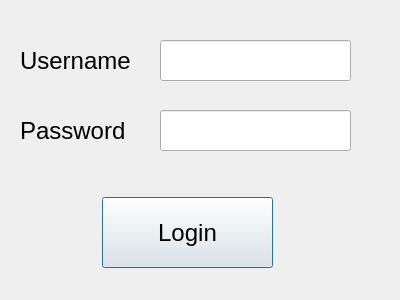
<?xml version="1.0" encoding="UTF-8"?>
<ui version="4.0">
 <class>Dialog_signUp</class>
 <widget class="QDialog" name="Dialog_signUp">
  <property name="geometry">
   <rect>
    <x>0</x>
    <y>0</y>
    <width>400</width>
    <height>300</height>
   </rect>
  </property>
  <property name="windowTitle">
   <string>Login</string>
  </property>
  <property name="styleSheet">
   <string notr="true"/>
  </property>
  <widget class="QPushButton" name="pushButton">
   <property name="geometry">
    <rect>
     <x>102</x>
     <y>197</y>
     <width>171</width>
     <height>71</height>
    </rect>
   </property>
   <property name="styleSheet">
    <string notr="true">
font-size:24px;
</string>
   </property>
   <property name="text">
    <string>Login</string>
   </property>
  </widget>
  <widget class="QLabel" name="label">
   <property name="geometry">
    <rect>
     <x>20</x>
     <y>40</y>
     <width>121</width>
     <height>41</height>
    </rect>
   </property>
   <property name="styleSheet">
    <string notr="true">
font-size:24px;
</string>
   </property>
   <property name="text">
    <string>Username</string>
   </property>
  </widget>
  <widget class="QLabel" name="label_2">
   <property name="geometry">
    <rect>
     <x>20</x>
     <y>110</y>
     <width>111</width>
     <height>41</height>
    </rect>
   </property>
   <property name="styleSheet">
    <string notr="true">
font-size:24px;
</string>
   </property>
   <property name="text">
    <string>Password</string>
   </property>
  </widget>
  <widget class="QLineEdit" name="lineEdit_pass">
   <property name="geometry">
    <rect>
     <x>160</x>
     <y>110</y>
     <width>191</width>
     <height>41</height>
    </rect>
   </property>
   <property name="styleSheet">
    <string notr="true">
font-size:24px;</string>
   </property>
   <property name="echoMode">
    <enum>QLineEdit::Password</enum>
   </property>
  </widget>
  <widget class="QLineEdit" name="lineEdit_user">
   <property name="geometry">
    <rect>
     <x>160</x>
     <y>40</y>
     <width>191</width>
     <height>41</height>
    </rect>
   </property>
   <property name="styleSheet">
    <string notr="true">
font-size:24px;</string>
   </property>
  </widget>
 </widget>
 <resources/>
 <connections/>
</ui>
